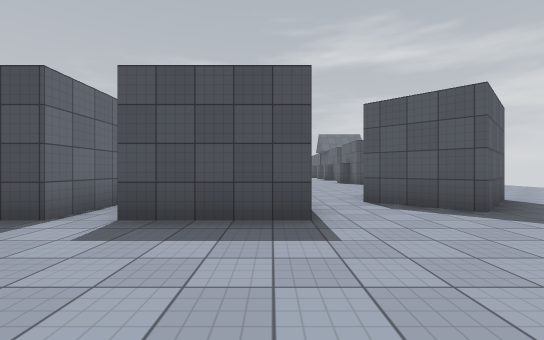
View 1 (above)

24 first-person views from a walk through a Unity game level. The camera is 1.3 m above the floor, looks level and sees 90° across. Doors are open. The floor is counted in squares, 2 m on a side. Each view is taken from the middle of a square. On the plan, view 1 faces up. The plan holds only what a view shows up to about 9 squares ahead; the rest is blank. The place goes on beyond the plan. Surface patterns are stand-ins for the level's own textures.

View 2
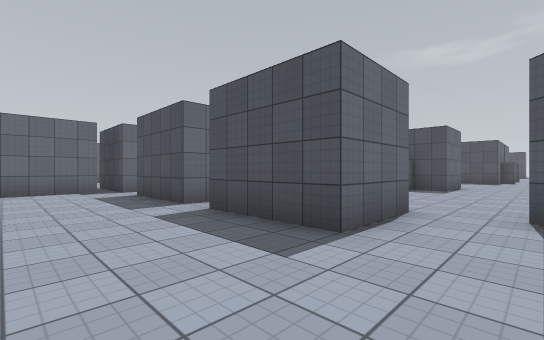

View 3
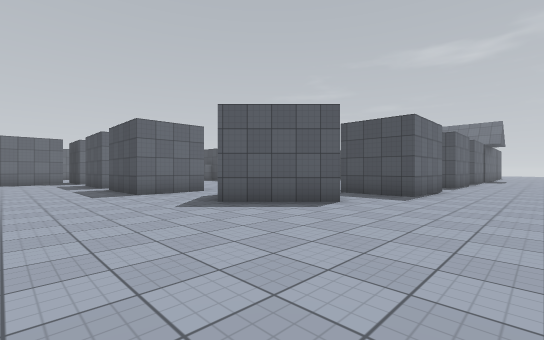

View 4
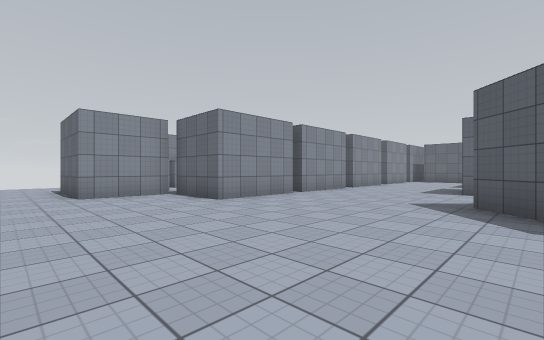

View 5
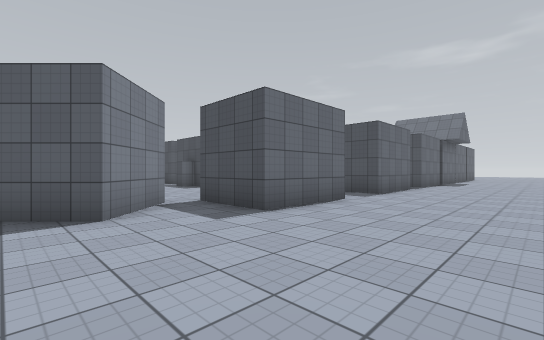

View 6
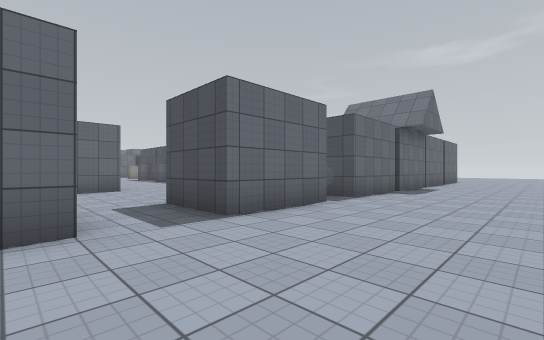

View 7
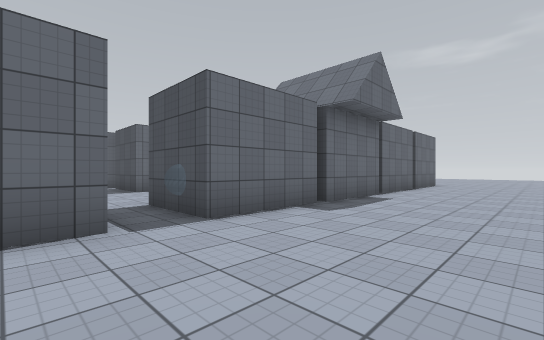

View 8
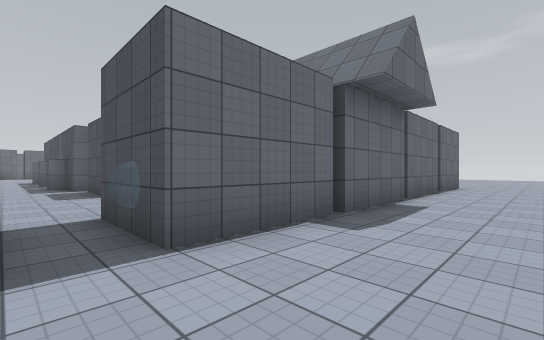

View 9
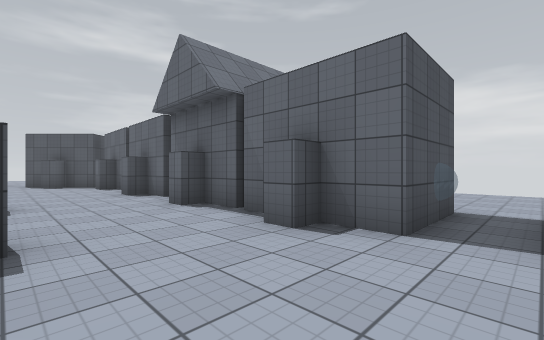

View 10
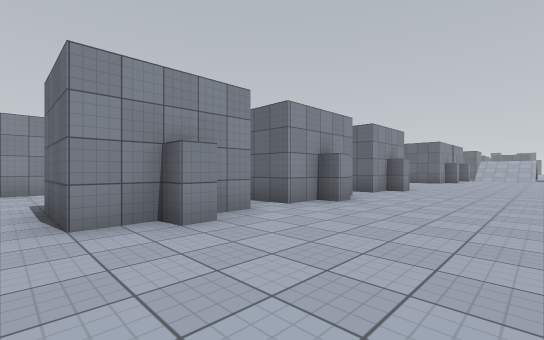

View 11
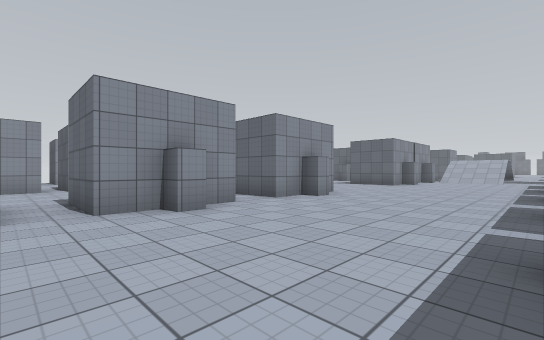

View 12
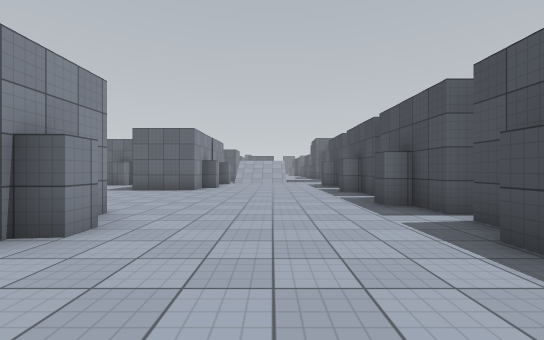

View 13
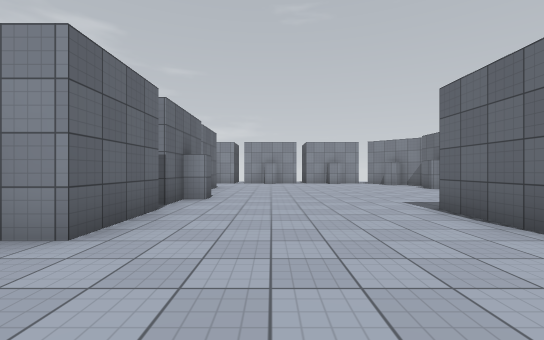

View 14
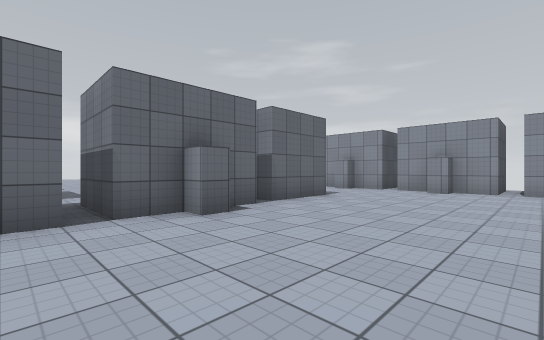

View 15
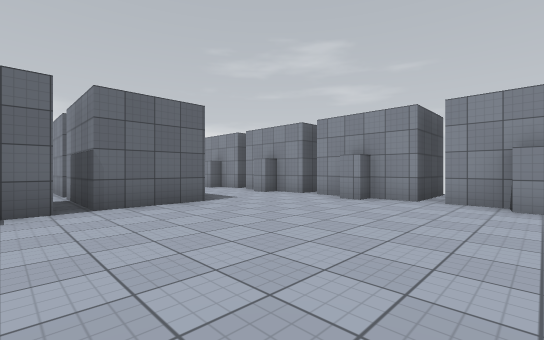

View 16
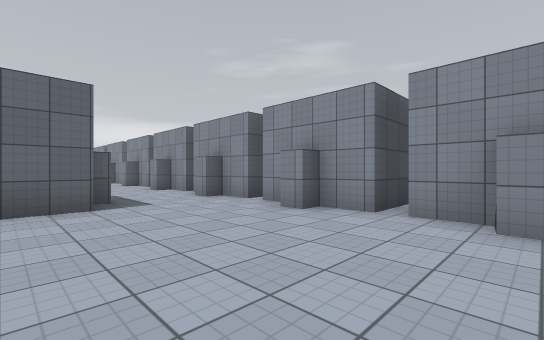

View 17
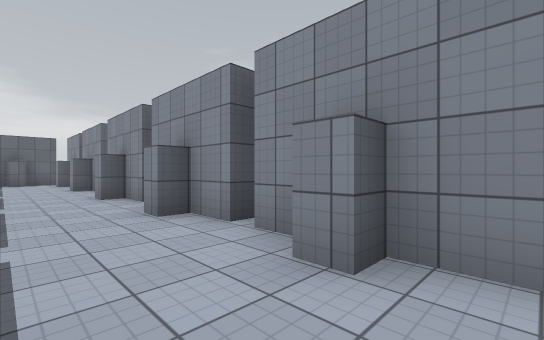

View 18
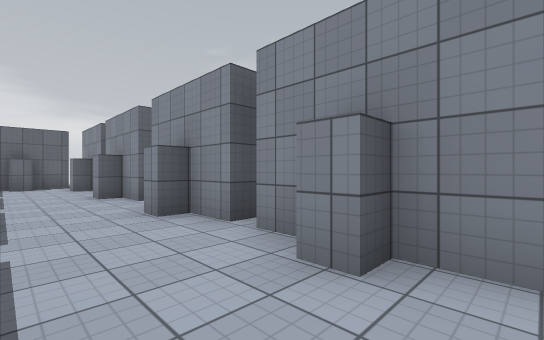

View 19
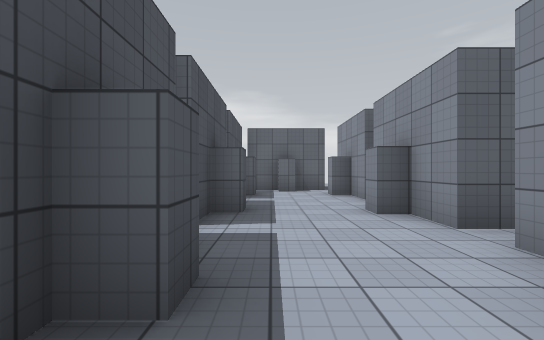

View 20
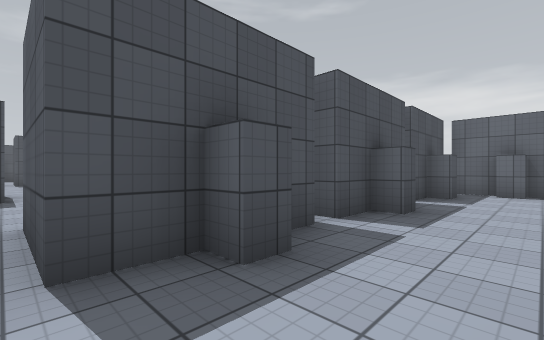

View 21
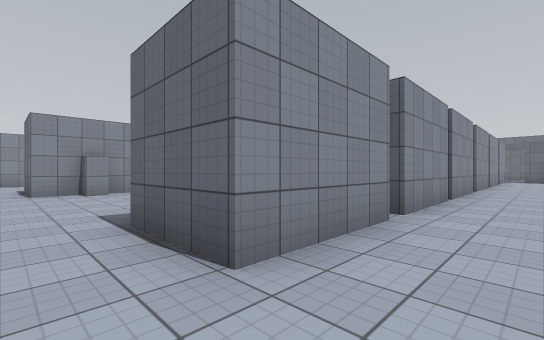

View 22
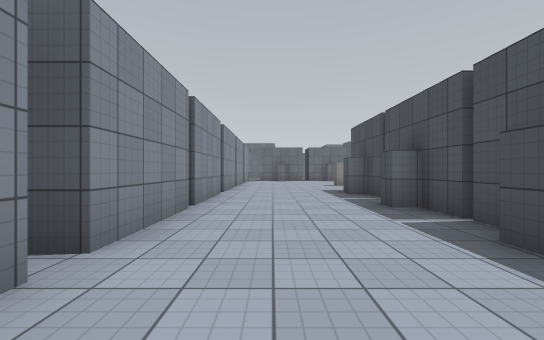

View 23
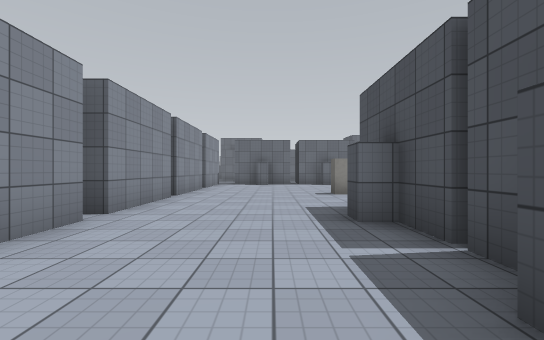

View 24
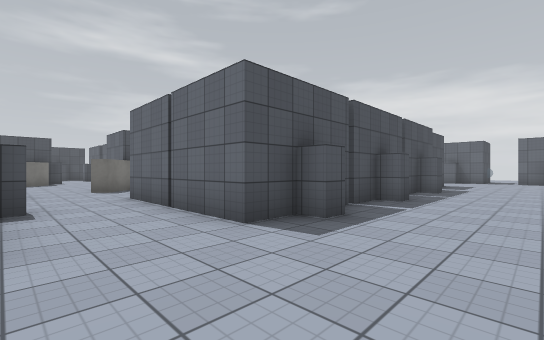

### Floor plan
Key: @ floor where view 1 was taken; # wall or solid block; . floor; H house.
Columns run from 14 left of view 1 to 9 right of it. Each row starts with its distance up from view 1.
 25    ..          ...##....
 24    .##         ...##....
 23    .#.         ...##....
 22   ...          ...##....
 21   ...          ...HH....
 20   ..#          ...HH....
 19   ..#          ...HH....
 18   ..#          ...##....
 17  #..###########...##....
 16 ..................# ....
 15 ........................
 14 ................   #....
 13 ..................##....
 12 ###############.........
 11  #######     ##.........
 10 .................  #....
  9 .................. #....
  8 ..................##....
  7 ................. #.....
  6 ................. ##....
  5 #....###.######.###.....
  4 #....###.######.........
  3 .....###................
  2 .....###................
  1 .....###................
  0 ......##.##.# @##.##....
 -1 .....######.#  #####....
 -2 .....##    .##.######...
 -3 ....................##..
 -4 ....................##..
 -5 ####################  ..
 -6         #  #  #       ..
 -7                       ..

Positions as (right, up) in squares from view 1, and headings:
1: (0, 0), facing up
2: (2, 1), facing up-left
3: (8, 1), facing up-left
4: (9, 5), facing down-left
5: (9, 5), facing up-left
6: (9, 10), facing up-left
7: (9, 14), facing up-left
8: (8, 15), facing up-left
9: (1, 15), facing up-right
10: (1, 9), facing down-left
11: (-2, 10), facing down-left
12: (-5, 8), facing left
13: (-11, 8), facing down
14: (-13, 4), facing down-right
15: (-14, 1), facing down-right
16: (-14, -1), facing down-right
17: (-9, -3), facing down-right
18: (-6, -3), facing down-right
19: (-3, -3), facing right
20: (-3, -4), facing up-right
21: (1, 14), facing down-left
22: (-1, 14), facing left
23: (-5, 15), facing left
24: (-12, 14), facing up-right
